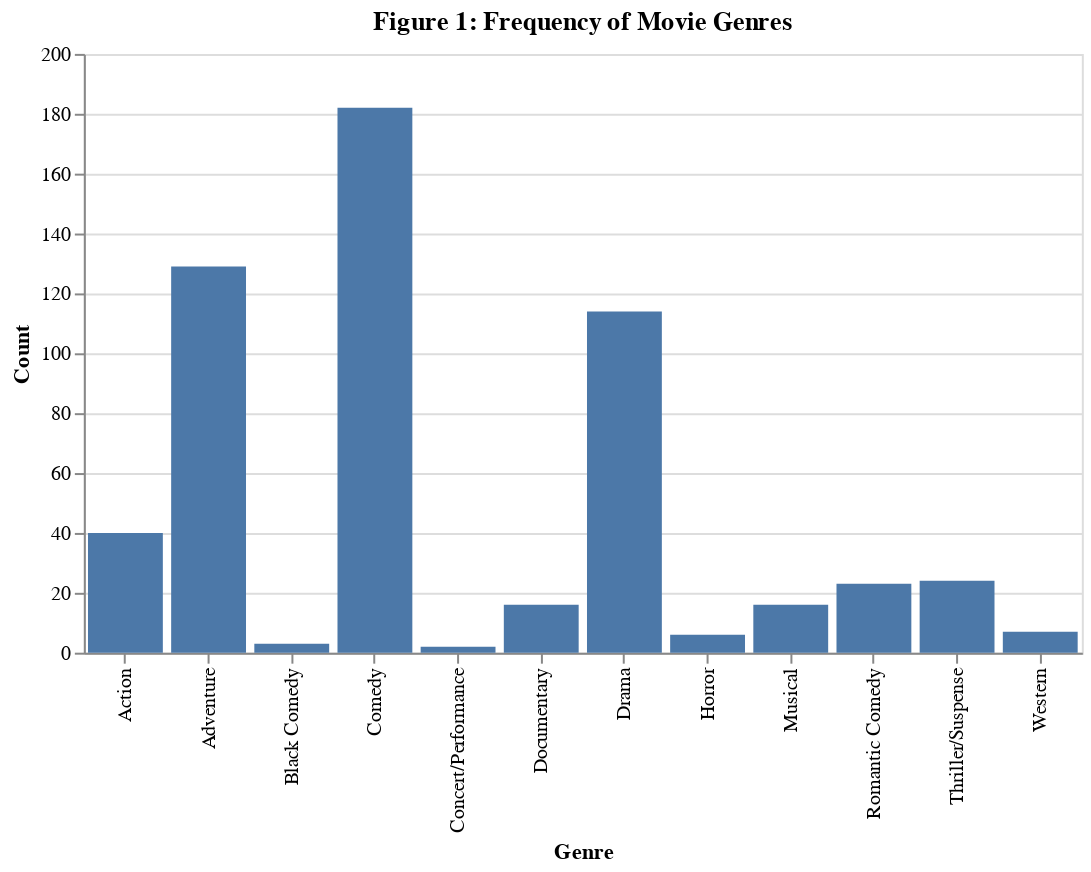

The notebook cell this image was saved under:
### Markdown cell above
Now that our data is clean, we can start to explore it a bit further. Let's take a look at how many movies there are for each genre with a bar plot.

### Code cell
genre_freq = alt.Chart(disney_data, width=500, height=300).mark_bar().encode(
    x=alt.X('genre:N', title="Genre"), 
    y=alt.Y('count():Q', title="Count") 
).properties(title="Figure 1: Frequency of Movie Genres")
genre_freq

### Figure 1 — Vega-Lite specification as saved in the notebook (floating-point values rounded to 4 significant figures; data arrays with more than 128 entries replaced by an {"elided": "..."} marker saying what was removed)
{"config": {"view": {"continuousWidth": 400, "continuousHeight": 300}}, "data": {"name": "data-2f25889e25518023b648c67488cc2dd3"}, "mark": "bar", "encoding": {"x": {"type": "nominal", "field": "genre", "title": "Genre"}, "y": {"type": "quantitative", "aggregate": "count", "title": "Count"}}, "height": 300, "title": "Figure 1: Frequency of Movie Genres", "width": 500, "$schema": "https://vega.github.io/schema/vega-lite/v4.8.1.json", "datasets": {"data-2f25889e25518023b648c67488cc2dd3": {"elided": "562 records"}}}
